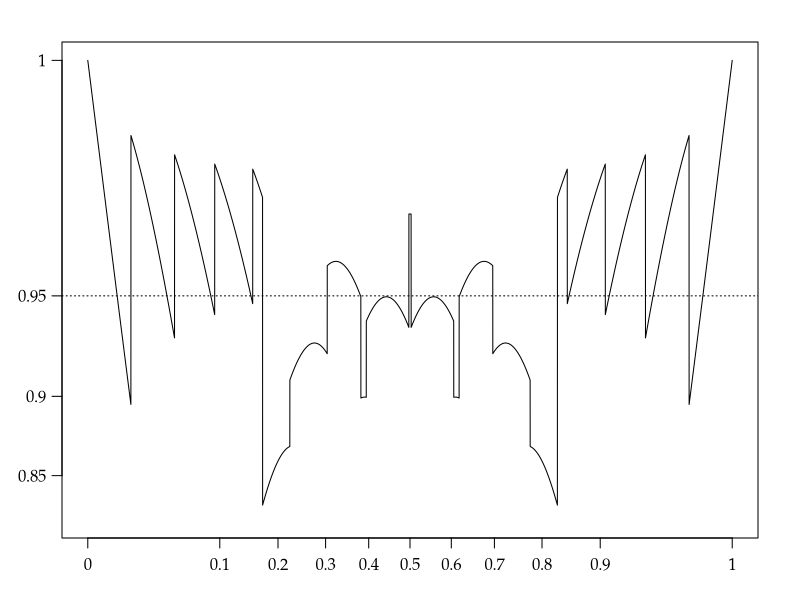

Source code (R): (Note: this script raises an error after producing the figure.)
args = commandArgs()
basename = sub(".R$", "", sub("^--file=(.*/)?", "", args[grep("^--file=", args)]))
if (length(basename) != 0)
    pdf(file=paste0(basename, "_tmp.pdf"), colormodel="gray", width=7, height=3)
par(family="Palatino")
par(mgp=c(2,0.8,0)) # title and axis margins. default: c(3,1,0)
par(mar=c(3,3,2,2)+0.1) # bottom, left, top, right margins. default: c(5,4,4,2)+0.1

# CI = sapply(0:10, function(x) binom.test(x,10)$conf.int)
binomCI = function(n, y) {
    a = y + 0.5
    b = n - y + 0.5
    if (y == 0) {
        qbeta(c(0,0.95), a, b)
    } else if (y == n) {
        qbeta(c(0.05,1), a, b)
    } else {
        qbeta(c(0.025,0.975), a, b)
    }
}
CCI = sapply(0:10, function(y) binomCI(10,y))
f = function(x) {
    p = dbinom(0:10, 10, x)
    sum(p * (CCI[1,] <= x & x <= CCI[2,]))
}
vf = Vectorize(f)
pb = function(x) (2/pi)*asin(sqrt(x))
qb = function(z) (sin(pi*z/2))^2
curve(pb(vf(qb(x))), n=10001, xlab="", ylab="", xaxt="n", yaxt="n", ylim=c(0.72,1))
abline(h=pb(0.95), lty=3)
axis(1, at=pb((0:10)/10), labels=(0:10)/10)
axis(2, at=pb(seq(0.85,1,0.05)), labels=seq(0.85,1,0.05), las=1)

dev.off()
embedFonts(paste0(basename, "_tmp.pdf"), outfile=paste0(basename, ".pdf"),
           options="-c \"<</NeverEmbed []>> setdistillerparams\" -f ")
